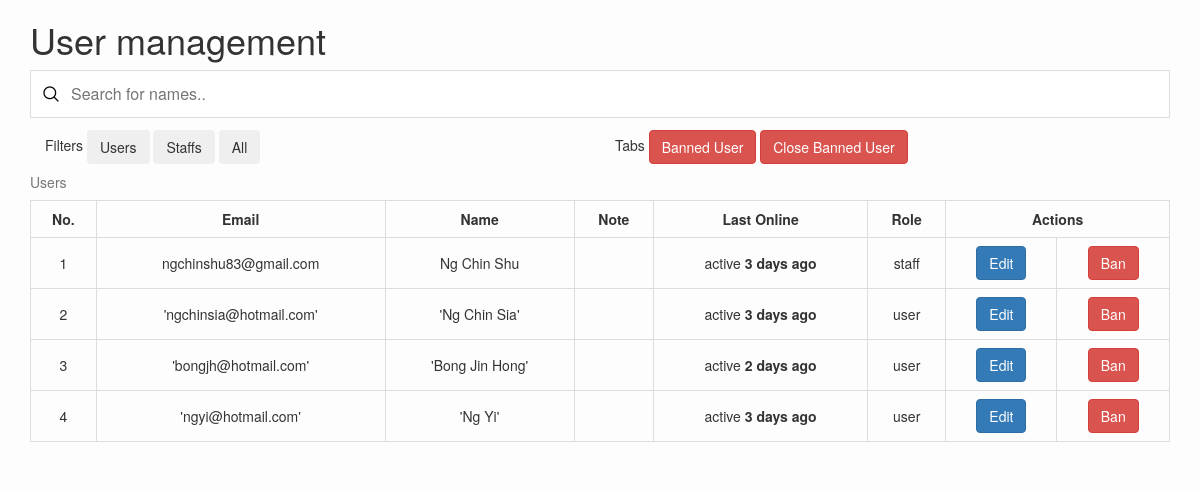
Page /staff/user.php on the committed database.
### tables this page shows
CREATE TABLE `users` (
  `image_path` varchar(100) DEFAULT NULL,
  `userId` int(11) NOT NULL,
  `email` varchar(100) NOT NULL,
  `password` varchar(100) DEFAULT NULL,
  `name` varchar(150) NOT NULL,
  `role` varchar(20) NOT NULL,
  `note` varchar(200) DEFAULT NULL,
  `lastSignIn` date DEFAULT NULL,
  `forgotPasswordId` varchar(32) DEFAULT NULL,
  `banned` varchar(10) DEFAULT NULL,
  `bannedDate` date DEFAULT NULL,
  `bannedReason` varchar(255) DEFAULT NULL,
  `bannedDuration` int(10) DEFAULT NULL
);

### staff/user.php (the view, shortened to what this page needs)
<?php include "../db_connect.php"; ?>
<!DOCTYPE html>
<html lang="en">
  <head>
    <link rel="stylesheet" type="text/css" href="../font/flaticon.css"/>
    <link rel="stylesheet" href="https://maxcdn.bootstrapcdn.com/bootstrap/3.4.0/css/bootstrap.min.css">
    <link rel="stylesheet" href="https://cdnjs.cloudflare.com/ajax/libs/font-awesome/4.7.0/css/font-awesome.min.css">
    <link rel="stylesheet" type="text/css" href="../style.css">
  </head>
  <body>
    <div class="container">
      <h1>User management</h1>
      <input type="text" id="userInput" onkeyup="searchUser()" placeholder="Search for names..">
      <div class="col-lg-6 col-xs-6">Filters <button type="button" onclick="filterUsers()" class="btn btn-light">Users</button> <button type="button" onclick="filterStaffs()" class="btn btn-light">Staffs</button> <button type="button" onclick="filterAll()" class="btn btn-light">All</button></div>
        <div class="col-lg-6 col-xs-6"> Tabs <button type="button" onclick="showBannedUser()" class="btn btn-danger">Banned User</button> <button type="button" onclick="hideBannedUser()" class="btn btn-danger">Close Banned User</button></div>
      <tbody>
        <table class="table table-bordered ttb" id="userTable">
          <caption>Users</caption>
          <tr>
            <th>No.
            </th>
            <th>Email
            </th>
            <th>Name
            </th>
            <th>Note
            </th>
            <th>Last Online
            </th>
            <th>Role
            </th>
            <th colspan="2">Actions
            </th>
          </tr>
          <?php
            $query = "SELECT * FROM users WHERE banned IS NULL";
            $data = $conn->query($query);
            $data->execute();
            $userNo = 0;
            foreach($data as $row)
            {
              $lastSignIn = $row['lastSignIn'];
              $today = date("Y-m-d");
              $dateToday = strtotime("$today");
              $dateLastSignIn = strtotime("$lastSignIn");
              $days = ($dateToday - $dateLastSignIn)/60/60/24;
              if($days > 1){
                $show = $days . " days ago";
              }
              $userNo ++;
              $id = $row['userId'];
              echo "<tr><td>" . $userNo . "</td><td>" . $row['email'] . "</td><td>" . $row['name'] . "</td><td>" . $row ['note'] . "</td><td>" . "active <b>" . $show . "</b>" . "</td><td>" . $row['role'] . "</td><td><form method='post' onsubmit='return confirm(\"Are you sure you want to perform this action?\");'>" . "<button type='submit' class='btn btn-primary' name='idEdit' onclick='openUserEdit()' value ='$id'>Edit</button></form></td><td><form method='post' onsubmit='return confirm(\"Ban this user?\");'><button type='submit' class='btn btn-danger' name='idBan' value ='$id'>Ban</button></form></td>" . "</tr>";
            }
            ?>
        </table>
      </tbody>
    </div>
  </body>
</html>

### style.css (style rules this page uses)
html { scroll-behavior: smooth; }
html, body { margin: 0; padding: 0; }
body { background-color: #fdfdfd; }
.ttb, .ttb th { text-align:center; }
.ttb > tbody > tr > td { vertical-align: middle; }
#userInput { background-image: url('images/magnifying-glass.png'); background-position: 12px 15px; background-repeat: no-repeat; width: 100%; font-size: 16px; padding: 12px 20px 12px 40px; border: 1px solid #ddd; margin-bottom: 12px; }

### rows in the picture
users: email "ngchinshu83@gmail.com", name "Ng Chin Shu", lastSignIn "3 days ago", role "staff"
users: email "'ngchinsia@hotmail.com'", name "'Ng Chin Sia'", lastSignIn "3 days ago", role "user"
users: email "'bongjh@hotmail.com'", name "'Bong Jin Hong'", lastSignIn "2 days ago", role "user"
users: email "'ngyi@hotmail.com'", name "'Ng Yi'", lastSignIn "3 days ago", role "user"
